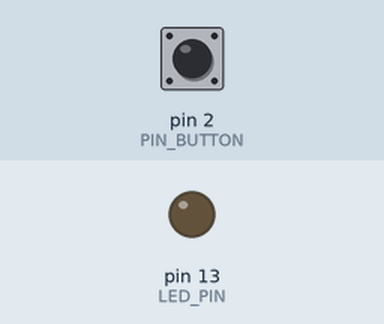
This sketch was run on a simulated Arduino Mega 2560, built with avr-gcc and run on an emulated ATmega2560. On the bench: output pins drawn as LEDs (lit = HIGH). Inputs (shaded band) come from the test bench; at power-on: pin 2 (PIN_BUTTON) HIGH.

Above: at 1.2 s.
1.3 s: pin 2 (PIN_BUTTON) pulled LOW for 0.15 s
At 2.5 s:
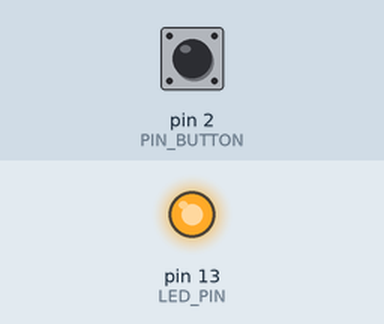
2.9 s: pin 2 (PIN_BUTTON) pulled LOW for 1 s
At 4.1 s:
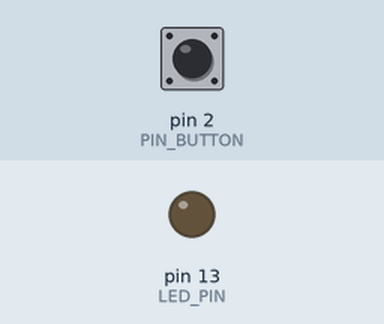
5.4 s: pin 2 (PIN_BUTTON) pulled LOW for 3.2 s
At 5.8 s:
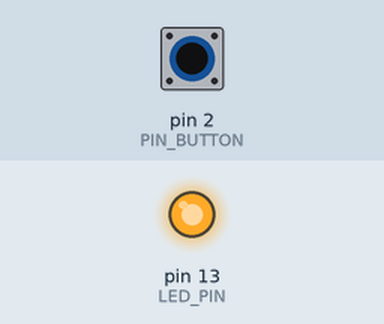
Timing chart, 0 to 8.4 s (numbered marks = the images above; inputs shaded):
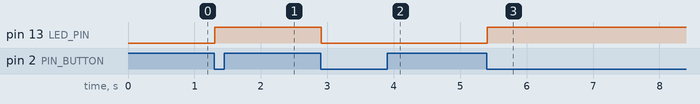

The sketch:

submission_09.ino
```cpp
/*
 * Lab 4 - Debounced button toggle
 *
 * Structure: read + debounce the input, update the toggle state, then
 * drive the outputs (LED and serial) from the current state at the end
 * of every loop so they always match.
 *
 * D2 = button (INPUT_PULLUP, active low), D13 = LED, Serial1 = 9600 baud
 */

const int PIN_BUTTON = 2;
const int LED_PIN    = LED_BUILTIN;
const unsigned long DEBOUNCE_MS = 5;

bool ledOn = false;
int rawLast = HIGH;
int debouncedLast = HIGH;
unsigned long rawChangeMs = 0;

void setup() {
  pinMode(PIN_BUTTON, INPUT_PULLUP);
  pinMode(LED_PIN, OUTPUT);
  digitalWrite(LED_PIN, LOW);
  Serial1.begin(9600);
}

void loop() {
  // --- input ---
  int raw = digitalRead(PIN_BUTTON);
  if (raw != rawLast) {
    rawChangeMs = millis();
    rawLast = raw;
  }

  // --- debounce + toggle on press ---
  if (millis() - rawChangeMs >= DEBOUNCE_MS && raw != debouncedLast) {
    debouncedLast = raw;
    if (raw == LOW) {
      ledOn = !ledOn;
    }
  }

  // --- outputs ---
  digitalWrite(LED_PIN, ledOn ? HIGH : LOW);
  Serial1.println(ledOn ? "ON" : "OFF");
}
```

Measured:
- after the input at 1.3 s, pin 13 (LED_PIN): LOW → HIGH at once
- after the input at 2.9 s, pin 13 (LED_PIN): HIGH → LOW at once
- after the input at 5.4 s, pin 13 (LED_PIN): LOW → HIGH at once
